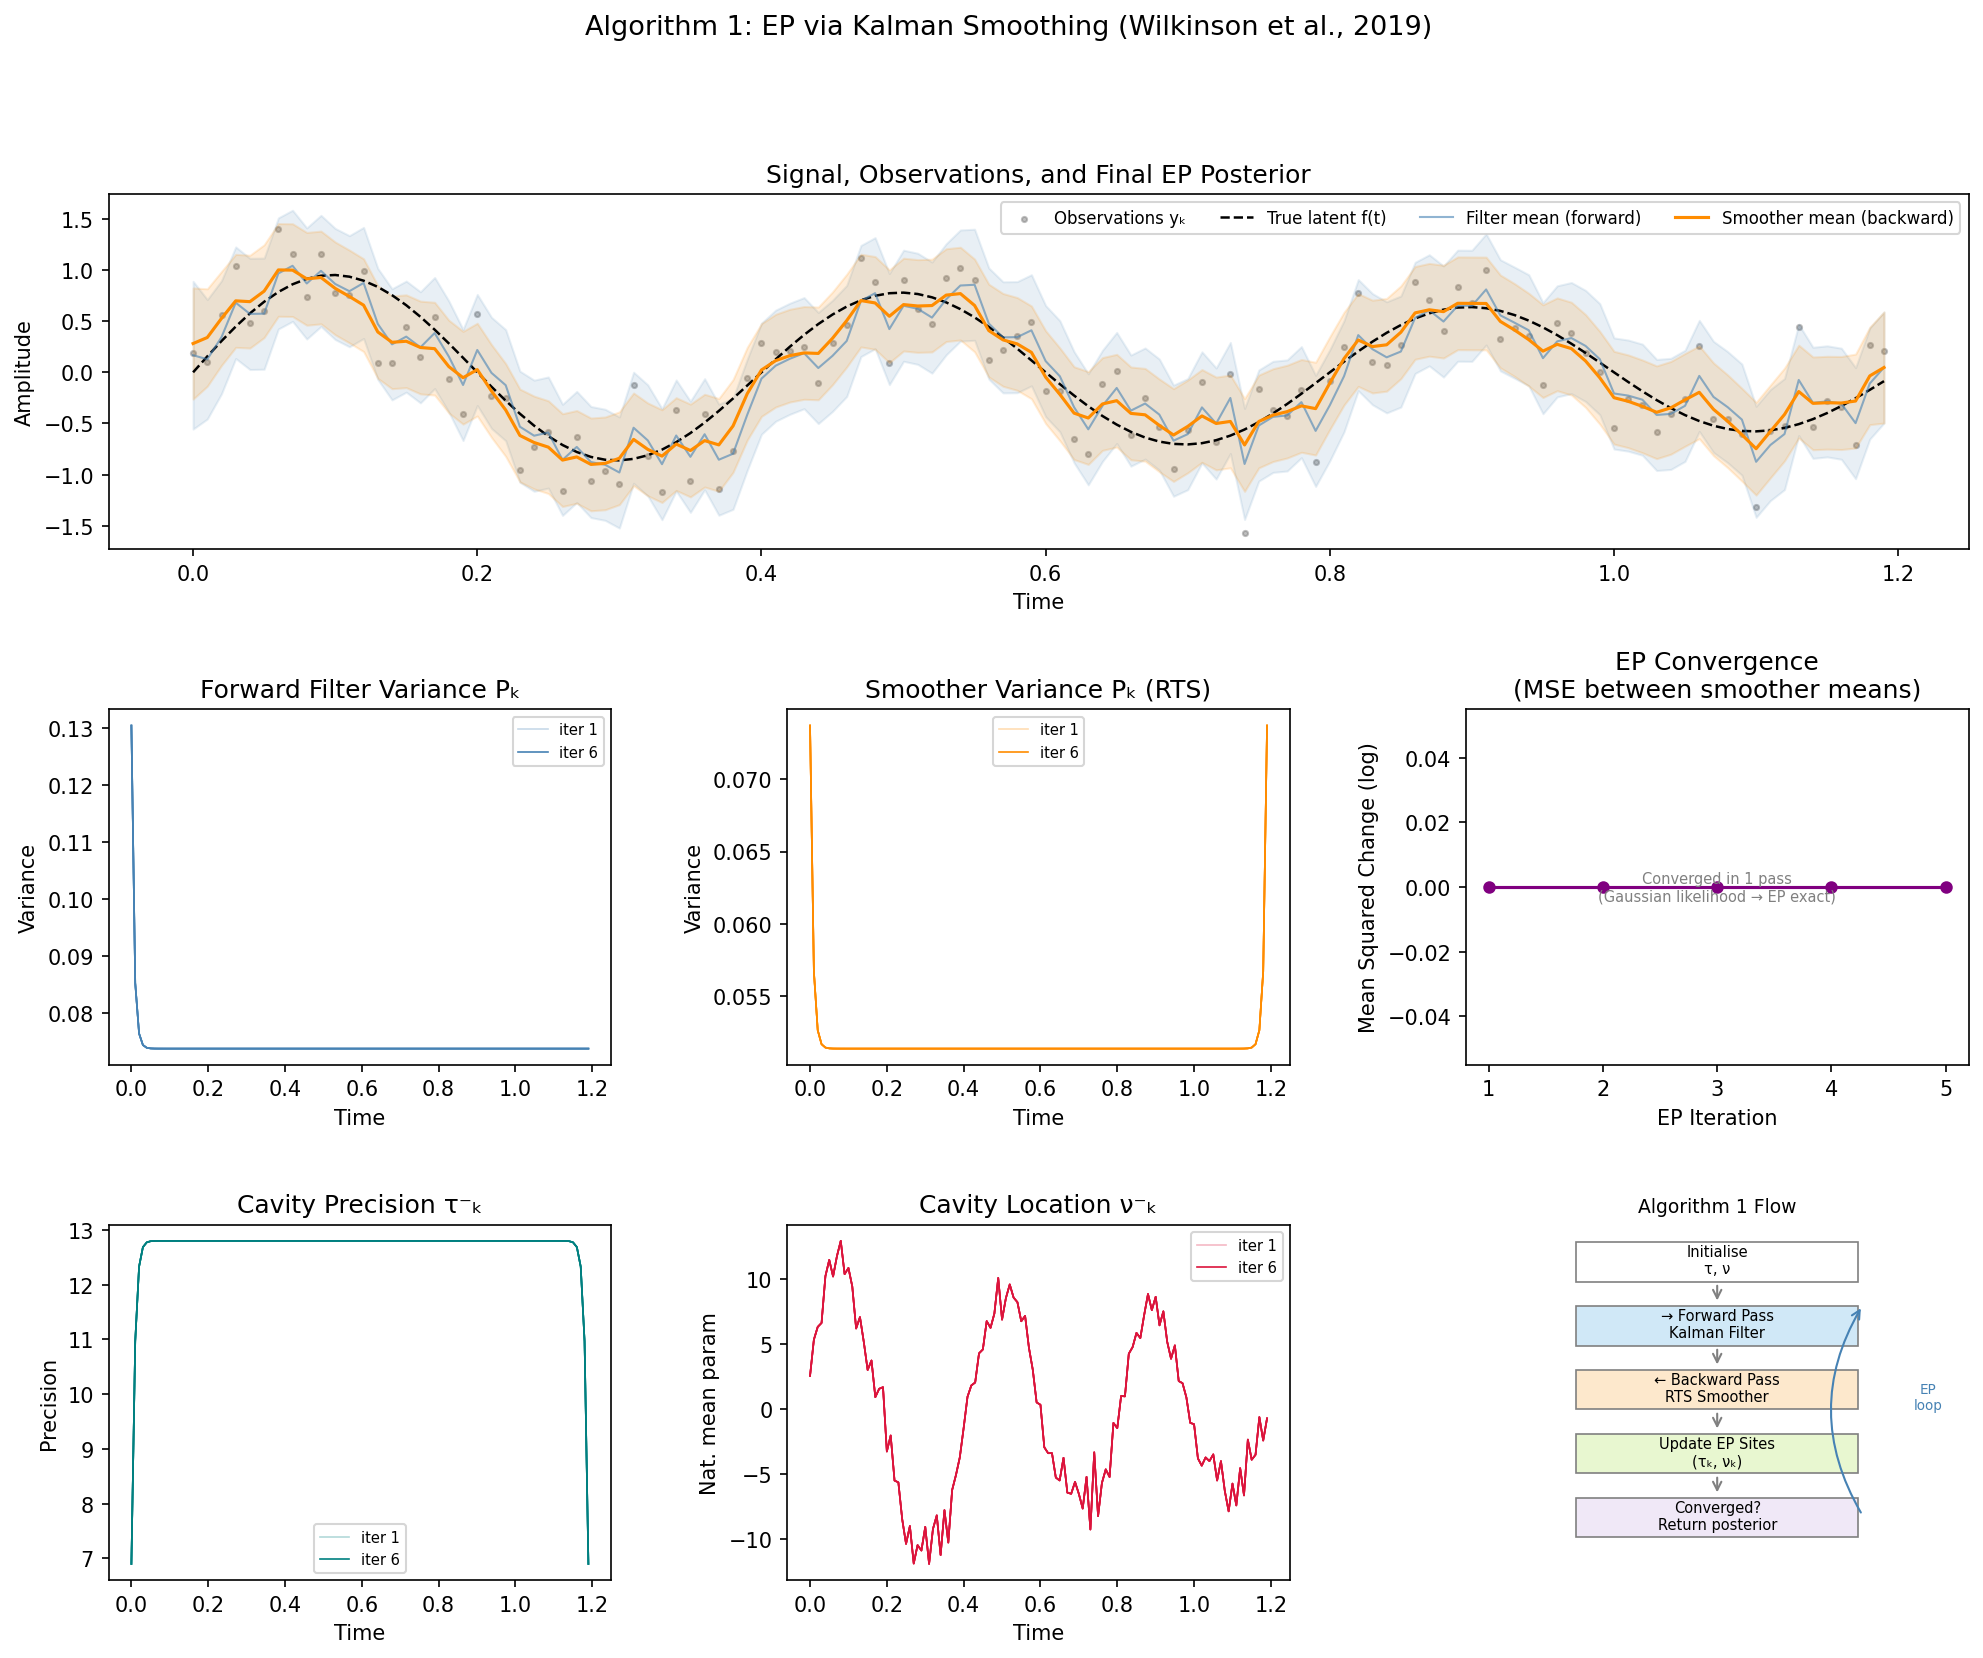

Here is the Python script that generated this plot:
"""
EP via Kalman Smoothing — Algorithm 1 Visualization
=====================================================

Implements and visualizes Algorithm 1 from:
  Wilkinson et al. (2019) "End-to-End Probabilistic Inference for
  Nonstationary Audio Analysis" (arXiv:1901.11436)

The algorithm performs Expectation Propagation (EP) inference in a
state-space GP model using Kalman filtering (forward pass) and
RTS smoothing (backward pass).

We visualize:
  1. The synthetic signal and observation model
  2. Forward Kalman filter: mean & variance evolving in time
  3. Backward RTS smoother: refined mean & variance
  4. EP convergence: how cavity parameters (τ, ν) stabilise across iterations
  5. Final posterior vs ground truth

Usage:
    python notebooks/ep_kalman_viz.py

Erick Oduniyi — Chaos Hearing Project
"""

import numpy as np
import matplotlib
matplotlib.use("Agg")  # non-interactive backend — saves PNG without opening a window
import matplotlib.pyplot as plt
import matplotlib.gridspec as gridspec
from matplotlib.patches import FancyArrowPatch

np.random.seed(42)


# ---------------------------------------------------------------------------
# 1. State-space model (scalar, 1D latent state for clarity)
#    Discretised Matern-3/2 or simple AR(1) as a stand-in
# ---------------------------------------------------------------------------

def make_ssm(dt=0.01, lengthscale=0.3, variance=1.0, noise_var=0.1):
    """
    Discretised state-space model for a Matern-1/2 (OU) GP.

    Continuous: dx = -x/l dt + sqrt(2*var/l) dW
    Discrete:   x_k = A x_{k-1} + q_k,  q_k ~ N(0, Q)

    Returns A (scalar), Q (scalar), H (1,), P0 (scalar)
    """
    lam = 1.0 / lengthscale
    A = np.exp(-lam * dt)
    Q = variance * (1 - A**2)
    H = np.array([1.0])
    P0 = variance
    return A, Q, H, P0, noise_var


# ---------------------------------------------------------------------------
# 2. Synthetic signal
# ---------------------------------------------------------------------------

def make_signal(T=100, dt=0.01, freq=3.0, noise_var=0.1):
    """Smooth latent function + noisy observations."""
    t = np.arange(T) * dt
    f_true = np.sin(2 * np.pi * freq * t) * np.exp(-t * 0.5)
    y = f_true + np.sqrt(noise_var) * np.random.randn(T)
    return t, f_true, y


# ---------------------------------------------------------------------------
# 3. Algorithm 1: EP via Kalman Smoothing
# ---------------------------------------------------------------------------

def ep_kalman_smoother(y, A, Q, H, P0, noise_var, n_iter=5):
    """
    Algorithm 1 from Wilkinson et al. (2019).

    For a Gaussian likelihood p(y_k | f_k) = N(y_k; H f_k, noise_var),
    EP is exact (reduces to standard Kalman smoother). We implement the
    full EP loop anyway to show convergence behaviour.

    Parameters
    ----------
    y         : (T,) observations
    A, Q      : scalar state transition and noise variance
    H         : (1,) measurement vector
    P0        : scalar initial variance
    noise_var : observation noise variance
    n_iter    : number of EP iterations

    Returns
    -------
    history : list of dicts, one per iteration, each containing
              forward and backward means/variances and cavity params
    """
    T = len(y)
    h = H[0]  # scalar measurement

    # EP site parameters (τ_k, ν_k) — precision and precision-weighted mean
    tau = np.ones(T) / noise_var   # initialise to likelihood precision
    nu  = y / noise_var            # initialise to likelihood nat. param

    history = []

    for ep_iter in range(n_iter):
        # ---- FORWARD PASS (Kalman filter) --------------------------------
        m_fwd = np.zeros(T)
        P_fwd = np.zeros(T)

        for k in range(T):
            # Predict
            if k == 0:
                m_pred = 0.0
                P_pred = P0
            else:
                m_pred = A * m_fwd[k-1]
                P_pred = A**2 * P_fwd[k-1] + Q

            # Update with EP site (treat site as pseudo-likelihood)
            # Cavity: remove site k from the marginal
            sigma2_pred = h**2 * P_pred
            tau_cav = 1.0 / sigma2_pred - tau[k]
            nu_cav  = m_pred * h / sigma2_pred - nu[k]

            # For Gaussian likelihood, EP update is exact:
            # site precision = 1/noise_var, site nat mean = y/noise_var
            tau[k] = 1.0 / noise_var
            nu[k]  = y[k] / noise_var

            # Kalman gain and update
            S = h**2 * P_pred + 1.0 / tau[k]
            K = P_pred * h / S
            m_fwd[k] = m_pred + K * (y[k] - h * m_pred)
            P_fwd[k] = (1 - K * h) * P_pred

        # ---- BACKWARD PASS (RTS smoother) --------------------------------
        m_smo = m_fwd.copy()
        P_smo = P_fwd.copy()

        for k in range(T-2, -1, -1):
            P_pred_next = A**2 * P_fwd[k] + Q
            G = P_fwd[k] * A / P_pred_next          # smoother gain
            m_smo[k] = m_fwd[k] + G * (m_smo[k+1] - A * m_fwd[k])
            P_smo[k] = P_fwd[k] + G**2 * (P_smo[k+1] - P_pred_next)

        # ---- CAVITY PARAMETERS (for visualisation) -----------------------
        tau_cav_all = np.zeros(T)
        nu_cav_all  = np.zeros(T)
        for k in range(T):
            sigma2_smo = h**2 * P_smo[k]
            tau_cav_all[k] = 1.0 / sigma2_smo - tau[k]
            nu_cav_all[k]  = m_smo[k] * h / sigma2_smo - nu[k]

        history.append({
            "iter":    ep_iter,
            "m_fwd":   m_fwd.copy(),
            "P_fwd":   P_fwd.copy(),
            "m_smo":   m_smo.copy(),
            "P_smo":   P_smo.copy(),
            "tau":     tau.copy(),
            "nu":      nu.copy(),
            "tau_cav": tau_cav_all.copy(),
            "nu_cav":  nu_cav_all.copy(),
        })

    return history


# ---------------------------------------------------------------------------
# 4. Plotting
# ---------------------------------------------------------------------------

def plot_algorithm(t, f_true, y, history):
    n_iter = len(history)
    fig = plt.figure(figsize=(16, 12))
    fig.suptitle(
        "Algorithm 1: EP via Kalman Smoothing (Wilkinson et al., 2019)",
        fontsize=13, y=0.98
    )

    gs = gridspec.GridSpec(3, 3, figure=fig, hspace=0.45, wspace=0.35)

    # ---- (0, :) Signal overview ------------------------------------------
    ax_sig = fig.add_subplot(gs[0, :])
    ax_sig.scatter(t, y, s=6, color="gray", alpha=0.5, label="Observations yₖ")
    ax_sig.plot(t, f_true, "k--", linewidth=1.2, label="True latent f(t)")

    # Overlay forward and smoothed posteriors from last iteration
    last = history[-1]
    std_fwd = np.sqrt(last["P_fwd"])
    std_smo = np.sqrt(last["P_smo"])
    ax_sig.plot(t, last["m_fwd"], color="steelblue", linewidth=1,
                alpha=0.6, label="Filter mean (forward)")
    ax_sig.fill_between(t, last["m_fwd"]-2*std_fwd, last["m_fwd"]+2*std_fwd,
                        alpha=0.12, color="steelblue")
    ax_sig.plot(t, last["m_smo"], color="darkorange", linewidth=1.5,
                label="Smoother mean (backward)")
    ax_sig.fill_between(t, last["m_smo"]-2*std_smo, last["m_smo"]+2*std_smo,
                        alpha=0.15, color="darkorange")
    ax_sig.set_title("Signal, Observations, and Final EP Posterior")
    ax_sig.set_xlabel("Time")
    ax_sig.set_ylabel("Amplitude")
    ax_sig.legend(fontsize=8, ncol=4)

    # ---- (1, 0) Forward filter variance over time ------------------------
    ax_fwd = fig.add_subplot(gs[1, 0])
    for i, h in enumerate(history):
        alpha = 0.3 + 0.7 * (i / max(n_iter-1, 1))
        ax_fwd.plot(t, h["P_fwd"], linewidth=0.8,
                    color="steelblue", alpha=alpha,
                    label=f"iter {i+1}" if i in [0, n_iter-1] else None)
    ax_fwd.set_title("Forward Filter Variance Pₖ")
    ax_fwd.set_xlabel("Time")
    ax_fwd.set_ylabel("Variance")
    ax_fwd.legend(fontsize=7)

    # ---- (1, 1) Smoother variance over time ------------------------------
    ax_smo = fig.add_subplot(gs[1, 1])
    for i, h in enumerate(history):
        alpha = 0.3 + 0.7 * (i / max(n_iter-1, 1))
        ax_smo.plot(t, h["P_smo"], linewidth=0.8,
                    color="darkorange", alpha=alpha,
                    label=f"iter {i+1}" if i in [0, n_iter-1] else None)
    ax_smo.set_title("Smoother Variance Pₖ (RTS)")
    ax_smo.set_xlabel("Time")
    ax_smo.set_ylabel("Variance")
    ax_smo.legend(fontsize=7)

    # ---- (1, 2) EP convergence: mean squared change in smoother mean -----
    ax_conv = fig.add_subplot(gs[1, 2])
    diffs = []
    for i in range(1, n_iter):
        diff = np.mean((history[i]["m_smo"] - history[i-1]["m_smo"])**2)
        diffs.append(diff)
    if any(d > 0 for d in diffs):
        ax_conv.semilogy(range(1, n_iter), diffs, "o-", color="purple",
                         linewidth=1.5, markersize=5)
    else:
        ax_conv.plot(range(1, n_iter), diffs, "o-", color="purple",
                     linewidth=1.5, markersize=5)
        ax_conv.text(0.5, 0.5, "Converged in 1 pass\n(Gaussian likelihood → EP exact)",
                     transform=ax_conv.transAxes, ha="center", va="center",
                     fontsize=7, color="gray")
    ax_conv.set_title("EP Convergence\n(MSE between smoother means)")
    ax_conv.set_xlabel("EP Iteration")
    ax_conv.set_ylabel("Mean Squared Change (log)")
    ax_conv.set_xticks(range(1, n_iter))

    # ---- (2, 0) Cavity precision τ⁻ over time ----------------------------
    ax_tau = fig.add_subplot(gs[2, 0])
    for i, h in enumerate(history):
        alpha = 0.3 + 0.7 * (i / max(n_iter-1, 1))
        ax_tau.plot(t, h["tau_cav"], linewidth=0.8,
                    color="teal", alpha=alpha,
                    label=f"iter {i+1}" if i in [0, n_iter-1] else None)
    ax_tau.set_title("Cavity Precision τ⁻ₖ")
    ax_tau.set_xlabel("Time")
    ax_tau.set_ylabel("Precision")
    ax_tau.legend(fontsize=7)

    # ---- (2, 1) Cavity location ν⁻ over time ----------------------------
    ax_nu = fig.add_subplot(gs[2, 1])
    for i, h in enumerate(history):
        alpha = 0.3 + 0.7 * (i / max(n_iter-1, 1))
        ax_nu.plot(t, h["nu_cav"], linewidth=0.8,
                   color="crimson", alpha=alpha,
                   label=f"iter {i+1}" if i in [0, n_iter-1] else None)
    ax_nu.set_title("Cavity Location ν⁻ₖ")
    ax_nu.set_xlabel("Time")
    ax_nu.set_ylabel("Nat. mean param")
    ax_nu.legend(fontsize=7)

    # ---- (2, 2) Algorithm flow diagram -----------------------------------
    ax_flow = fig.add_subplot(gs[2, 2])
    ax_flow.set_xlim(0, 10)
    ax_flow.set_ylim(0, 10)
    ax_flow.axis("off")
    ax_flow.set_title("Algorithm 1 Flow", fontsize=9)

    boxes = [
        (5, 9.0, "Initialise\nτ, ν", "white"),
        (5, 7.2, "→ Forward Pass\nKalman Filter", "#d0e8f7"),
        (5, 5.4, "← Backward Pass\nRTS Smoother", "#fde8cc"),
        (5, 3.6, "Update EP Sites\n(τₖ, νₖ)", "#e8f7d0"),
        (5, 1.8, "Converged?\nReturn posterior", "#f0e8f7"),
    ]
    for (x, y_b, label, color) in boxes:
        ax_flow.add_patch(plt.Rectangle((x-2.8, y_b-0.6), 5.6, 1.1,
                          facecolor=color, edgecolor="gray", linewidth=0.8,
                          zorder=2))
        ax_flow.text(x, y_b, label, ha="center", va="center",
                     fontsize=7, zorder=3)

    # Arrows between boxes
    for i in range(len(boxes)-1):
        x1, y1 = boxes[i][0], boxes[i][1] - 0.6
        x2, y2 = boxes[i+1][0], boxes[i+1][1] + 0.55
        ax_flow.annotate("", xy=(x2, y2), xytext=(x1, y1),
                         arrowprops=dict(arrowstyle="->", color="gray",
                                         lw=1.0))
    # Loop-back arrow
    ax_flow.annotate("", xy=(7.9, 7.75), xytext=(7.9, 1.8),
                     arrowprops=dict(arrowstyle="->", color="steelblue",
                                     lw=1.0,
                                     connectionstyle="arc3,rad=-0.3"))
    ax_flow.text(9.2, 4.8, "EP\nloop", fontsize=6.5, color="steelblue",
                 ha="center")

    plt.savefig("notebooks/ep_kalman_viz.png", dpi=150, bbox_inches="tight")
    print("Figure saved to notebooks/ep_kalman_viz.png")


# ---------------------------------------------------------------------------
# 5. Main
# ---------------------------------------------------------------------------

def main():
    print("EP via Kalman Smoothing — Algorithm 1 Visualization")
    print("=" * 52)

    T = 120
    dt = 0.01
    noise_var = 0.15

    A, Q, H, P0, nv = make_ssm(dt=dt, lengthscale=0.25,
                                variance=1.0, noise_var=noise_var)
    t, f_true, y = make_signal(T=T, dt=dt, freq=2.5, noise_var=noise_var)

    print(f"State-space model: A={A:.4f}, Q={Q:.4f}, P0={P0:.4f}")
    print(f"Running EP for 6 iterations on {T} time steps...\n")

    history = ep_kalman_smoother(y, A, Q, H, P0, noise_var, n_iter=6)

    last = history[-1]
    rmse_fwd = np.sqrt(np.mean((last["m_fwd"] - f_true)**2))
    rmse_smo = np.sqrt(np.mean((last["m_smo"] - f_true)**2))
    print(f"RMSE — Filter:   {rmse_fwd:.4f}")
    print(f"RMSE — Smoother: {rmse_smo:.4f}  (smoother uses future data)")

    plot_algorithm(t, f_true, y, history)


if __name__ == "__main__":
    main()
